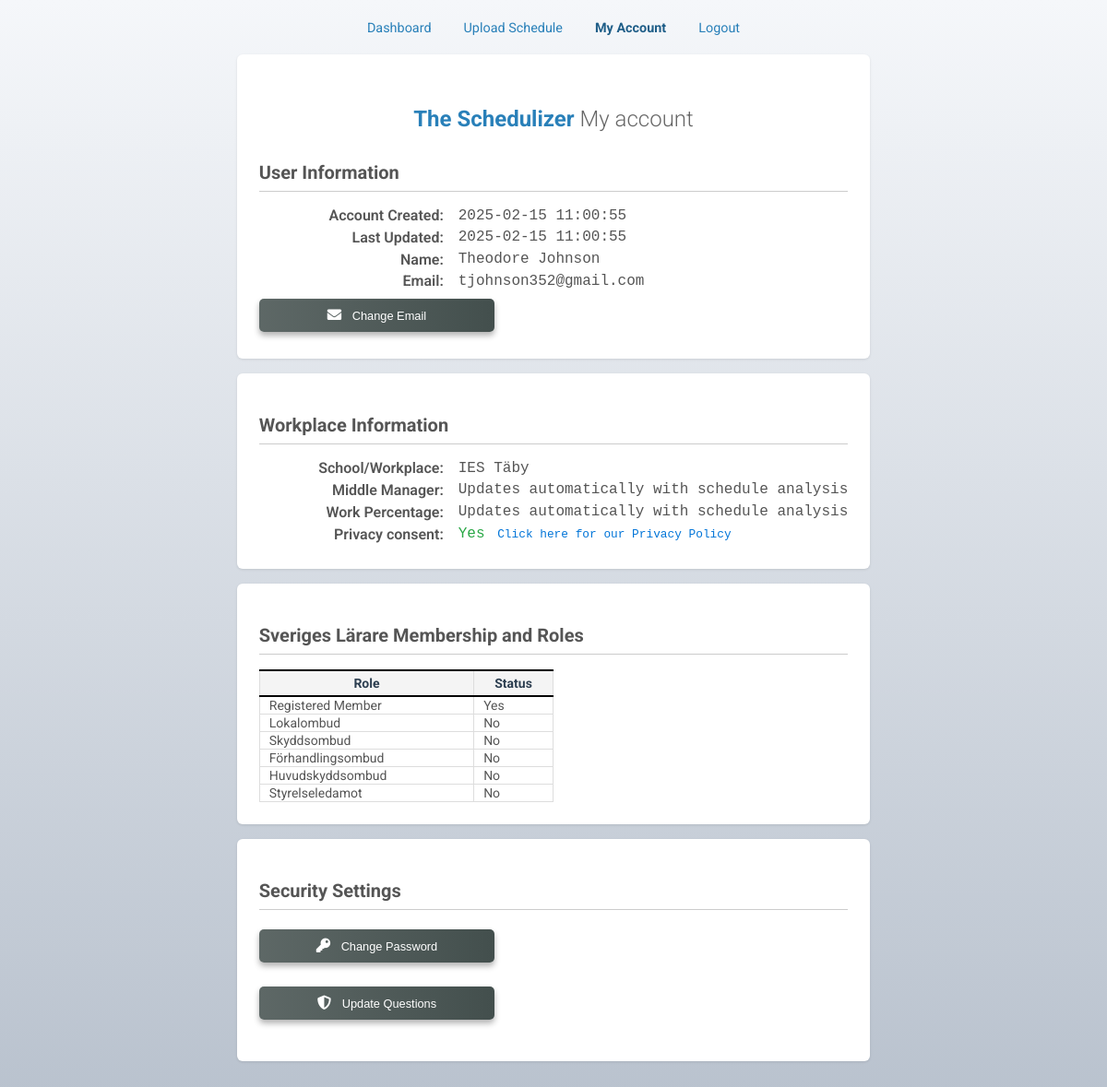
The page /account (signed in) on the database as committed earlier.
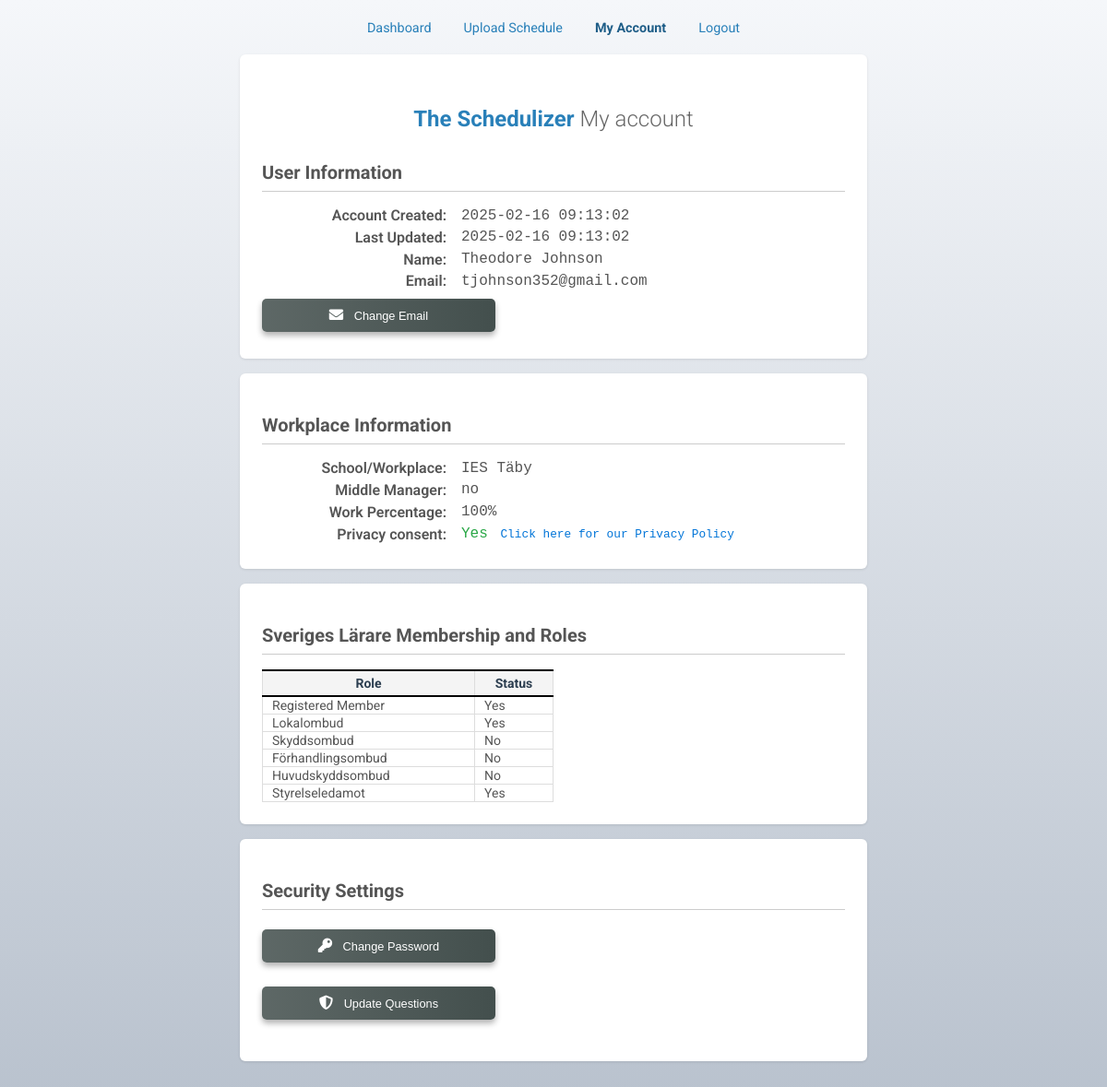
The same page on the database as committed later.
### tables this page shows
CREATE TABLE users (
            user_id INTEGER PRIMARY KEY AUTOINCREMENT,  -- Auto-generate user_id
            first_name TEXT NOT NULL,
            last_name TEXT NOT NULL,
            school_id INTEGER NOT NULL,
            consent BOOLEAN NOT NULL CHECK (consent IN (0, 1)),
            created_at TIMESTAMP DEFAULT CURRENT_TIMESTAMP,
            updated_at TIMESTAMP DEFAULT CURRENT_TIMESTAMP,
            FOREIGN KEY (school_id) REFERENCES schools(school_id)
        );

CREATE TABLE user_auth (
            user_id INTEGER PRIMARY KEY,  -- Must match `users.user_id`
            login_id TEXT UNIQUE NOT NULL,  -- Email address
            password_hash TEXT NOT NULL,
            is_admin INTEGER DEFAULT 0 CHECK (is_admin IN (0,1,2,3,4,5)),  -- 4 = central officer, 3 = local officer, 2 = unverified officer, 1 = member, 0 = Regular User
            security_question_1 TEXT NOT NULL,
            security_answer_1 TEXT NOT NULL,
            security_question_2 TEXT NOT NULL,
            security_answer_2 TEXT NOT NULL,
            security_question_3 TEXT NOT NULL,
            security_answer_3 TEXT NOT NULL,
            question_index INTEGER DEFAULT 0,
            login_attempts INTEGER DEFAULT 0,
            temp_password TEXT,
            created_at TIMESTAMP DEFAULT CURRENT_TIMESTAMP,
            updated_at TIMESTAMP DEFAULT CURRENT_TIMESTAMP,
            FOREIGN KEY (user_id) REFERENCES users(user_id) ON DELETE CASCADE
        );

CREATE TABLE schools (
            school_id INTEGER PRIMARY KEY AUTOINCREMENT,
            school_name TEXT UNIQUE NOT NULL
        );

CREATE TABLE meta1 (
            user_id INTEGER PRIMARY KEY,  -- user_id matches user_auth.user_id
            middle_manager TEXT,
            ft_days TEXT,
            off_days TEXT,
            FOREIGN KEY (user_id) REFERENCES users(user_id) ON DELETE CASCADE
        );

### blueprints/account.py (the view)
@account_bp.route('/account', methods=['GET'])
def view_account():
    user_id = session.get("user_id")
    if not user_id:
        flash("You must be logged in to access this page.", "error")
        return redirect(url_for("auth_bp.login"))
    user = get_user(user_id)
    if not user:
        flash("User not found.", "error")
        return redirect(url_for("auth_bp.login"))
    security_questions = get_random_security_questions()
    conn = sqlite3.connect("user_data.db")
    cursor = conn.cursor()
    cursor.execute("""
        SELECT security_answer_1, security_answer_2, security_answer_3
        FROM user_auth WHERE user_id = ?
    """, (user_id,))
    security_answers = cursor.fetchone()
    conn.close()
    user["security_answer_1"] = security_answers[0] if security_answers else ""
    user["security_answer_2"] = security_answers[1] if security_answers else ""
    user["security_answer_3"] = security_answers[2] if security_answers else ""
    return render_template("view_my_account.html", user=user, security_questions=security_questions)

### app.py (called while the page is built)
@app.teardown_request
def clear_session(exception=None):
    essential_keys = ['user_id', 'role']  # Add keys you want to keep
    for key in list(session.keys()):
        if key not in essential_keys:
            session.pop(key, None)

### blueprints/authentication.py (called while the page is built)
def get_random_security_questions():
    file_path = "helpers/security_questions.txt"
    try:
        with open(file_path, "r", encoding="utf-8") as file:
            questions = [line.strip() for line in file if line.strip()]
        if len(questions) < 10:
            raise ValueError("Not enough questions in the file to select 10.")
        return random.sample(questions, 10)
    except FileNotFoundError:
        print("Error: Security questions file not found.")
        return []
    except ValueError as e:
        print(f"Error: {e}")
        return []

### templates/view_my_account.html (shortened to what this page needs)
{% extends "base.html" %}
{% block content %}
<div class="dashboard-menu">
    <ul class="menu-list">
        <li><a href="/dashboard">Dashboard</a></li>
        <li><a href="/">Upload Schedule</a></li>
        <li><a href="/account" class="active">My Account</a></li>
        <li><a href="/logout" class="logout">Logout</a></li>
    </ul>
</div>
<div class="card">
    <div class="account-container">
        <h2>The Schedulizer <span>My account</span></h2>
    </div>
    <h3>User Information</h3>
    <div class="row">
        <label>Account Created:</label>
        <p>{{ user.created_at }}</p>
    </div>
    <div class="row">
        <label>Last Updated:</label>
        <p>{{ user.updated_at }}</p>
    </div>
    <div class="row">
        <label>Name:</label>
        <p>{{ user.first_name|capitalize }} {{ user.last_name|capitalize }}</p>
    </div>
    <div class="row">
        <label>Email:</label>
        <p>{{ user.login_id }}</p>
    </div>
    <button id="editEmailBtn" class="btn-primary-a">
        <i class="fas fa-envelope"></i> <span>Change Email</span>
    </button>
</div>
<div class="card">
    <h3>Workplace Information</h3>
    <div class="row">
        <label>School/Workplace:</label>
        <p>{{ user.school_name }}</p>
    </div>
    <div class="row">
        <label>Middle Manager:</label>
        <p>{{ user.middle_manager }}</p>
    </div>
    <div class="row">
        <label>Work Percentage:</label>
        <p>{{ user.work_percent }}</p>
    </div>
    <div class="row privacy-row">
        <label>Privacy consent:</label>
        <p>
            <span class="consent-status {{ user.consent|lower }}">{{ user.consent }}</span>
            <a href="/privacy_policy" target="_blank" class="privacy-policy-link" style = "font-size: .8em">Click here for our Privacy Policy</a>
        </p>
    </div>
</div>
<div class="card">
    <h3>Sveriges Lärare Membership and Roles</h3>
    <table class="table" style="width: 50%">
        <thead>
            <tr>
                <th>Role</th>
                <th>Status</th>
            </tr>
        </thead>
        <tbody>
            <tr>
                <td>Registered Member</td>
                <td class="{{ 'status' if user.sl_member == 'Yes' else '' }}">{{ user.sl_member }}</td>
            </tr>
            <tr>
                <td>Lokalombud</td>
                <td class="{{ 'status' if user.lokalombud == 'Yes' else '' }}">{{ user.lokalombud }}</td>
            </tr>
            <tr>
                <td>Skyddsombud</td>
                <td class="{{ 'status' if user.skyddsombud == 'Yes' else '' }}">{{ user.skyddsombud }}</td>
            </tr>
            <tr>
                <td>Förhandlingsombud</td>
                <td class="{{ 'status' if user.forhandlingsombud == 'Yes' else '' }}">{{ user.forhandlingsombud }}</td>
            </tr>
            <tr>
                <td>Huvudskyddsombud</td>
                <td class="{{ 'status' if user.huvudskyddsombud == 'Yes' else '' }}">{{ user.huvudskyddsombud }}</td>
            </tr>
            <tr>
                <td>Styrelseledamot</td>
                <td class="{{ 'status' if user.styrelseledamot == 'Yes' else '' }}">{{ user.styrelseledamot }}</td>
            </tr>
        </tbody>
    </table>
</div>
<div class="card" style = "margin-bottom: 5em;">
    <h3>Security Settings</h3>
    <div class="change-password-container" style="margin-bottom: 1em;">
        <button id="changePasswordBtn" class="btn-primary-a">
            <i class="fas fa-key"></i> <span>Change Password</span>
        </button>
    </div>
    <div class="security-questions-container" style="margin-bottom: 1em;">
        <button id="updateSecurityBtn" class="btn-primary-a">
            <i class="fas fa-shield-alt"></i> <span>Update Questions</span>
        </button>
    </div>
</div>
{% endblock %}

### templates/base.html (shortened to what this page needs)
<!DOCTYPE html>
<html lang="en">
<head>
    <link rel="stylesheet" href="https://cdn.jsdelivr.net/npm/sweetalert2@11/dist/sweetalert2.min.css">
    <link rel="stylesheet" href="https://cdnjs.cloudflare.com/ajax/libs/font-awesome/5.15.4/css/all.min.css">
    <link rel="stylesheet" href="{{ url_for('static', filename='css/styles.css') }}">
</head>
<body>
    <main>
        {% block content %}{% endblock %}
    </main>
</body>
</html>

### static/css/styles.css (style rules this page uses)
body { background: linear-gradient(to bottom, #f5f7fa, #8393a894); display: flex; justify-content: center; align-items: center; margin-top: 50px; margin-bottom: 50px; min-height: 100vh; margin: 0; padding: 0; font-family: 'Roboto', sans-serif; color: #555; }
table { width: 100%; border-collapse: collapse; font-size: 14px; border: 1px solid #ddd; text-align: left; }
table th { background-color: #f4f4f4; color: #2c3e50; text-align: center; font-weight: 700; padding: 5px; border: 1px solid #ddd; border-bottom: 2px solid black; border-top: 2px solid black; }
table td { padding: 1px; padding-left: 10px; border: 1px solid #ddd; }
.btn-primary-a { background: linear-gradient(to left, #434f4d, #434f4ddb); color: #ffffff; padding: 10px 1.2em; font-size: .8em; font-weight: none; border: none; border-radius: 5px; width: 40%; cursor: pointer; margin: 5px auto; }
.btn-primary-a i { font-size: 1.2em; }
.btn-primary, .btn-primary-a, .btn-primary-b, .btn-primary-c, .btn-secondary { box-shadow: 0 4px 6px rgba(0, 0, 0, 0.3); }
.btn-primary i, .btn-secondary i, .btn-primary-a i, .btn-primary-b i, .btn-primary-c i { margin-right: 8px; }
a { text-decoration: none; }
.dashboard-menu { background-color: transparent; margin-bottom: 20px; margin-top: 20px; border-radius: 8px; text-align: center; }
.menu-list { list-style: none; display: flex; justify-content: center; margin: 0; padding: 0; gap: 15px; }
.menu-list li { display: inline-block; }
.menu-list a { color: #2980b9; text-decoration: none; font-size: 0.9em; font-weight: normal; padding: 5px 10px; border-radius: 5px; transition: background-color 0.3s ease, color 0.3s ease; }
.menu-list a.active { color: #1f5e88; pointer-events: none; font-weight: 2; font-weight: bold; }
.card { background-color: #fff; border-radius: 6px; box-shadow: 0 1px 3px rgba(0,0,0,0.1); padding: 1.5rem; margin-bottom: 1rem; }
.row privacy-row, .row { display: flex; align-items: center; margin-bottom: 0.3rem; gap: 1rem; }
.row privacy-row label, .row label { width: 200px; font-weight: 600; text-align: right; font-size: 1em; }
.row privacy-row p, .row p, .consent-status { margin: 0; font-family: "Courier New", Courier, monospace; font-size: 1em; }
.consent-status.yes { color: #28a745; }

### templates/view_my_account.html (style rules this page uses)
.account-container { width: 600px; margin: 2rem auto; padding: 0 1rem; text-align: center; }
h2 { font-size: 1.5rem; margin-bottom: 1rem; color: #2980b9; }
h2 span { font-weight: 300; color: #666; }
h3 { font-size: 1.25rem; margin-bottom: 1rem; border-bottom: 1px solid #ccc; padding-bottom: 0.5rem; }
.privacy-policy-link { color: #0275d8; text-decoration: none; margin-left: 0.25rem; }

Rows that differ between the two databases and show on the page:
changed users "Theodore": created_at "2025-02-15 11:00:55" → "2025-02-16 09:13:02"; updated_at "2025-02-15 11:00:55" → "2025-02-16 09:13:02"
added meta1: middle_manager "no"
Other text that changed with them:
{{ user.work_percent }}: "Updates automatically with schedule analysis" → "100%"
{{ user.lokalombud }}: "No" → "Yes"
{{ user.styrelseledamot }}: "No" → "Yes"
{{ user.middle_manager }}: "Updates automatically with schedule analysis" → (not shown)
